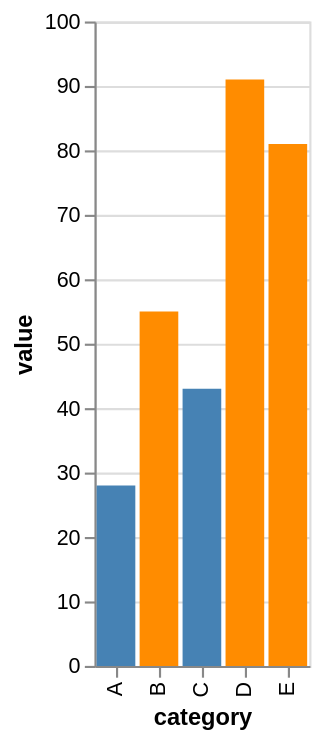

Specify this chart in Vega-Lite:
### Vega-Lite specification from a JSON file in a GitHub repository (floating-point values rounded to 4 significant figures)
{"$schema": "https://vega.github.io/schema/vega-lite/v6.json", "data": {"values": [{"category": "A", "value": 28}, {"category": "B", "value": 55}, {"category": "C", "value": 43}, {"category": "D", "value": 91}, {"category": "E", "value": 81}]}, "description": "Color by a condition test.", "encoding": {"color": {"condition": {"test": "datum.value > 50", "value": "darkorange"}, "value": "steelblue"}, "x": {"field": "category", "type": "nominal"}, "y": {"field": "value", "type": "quantitative"}}, "mark": "bar", "usermeta": {"easel": {"standin_ratio": 0.0213, "threshold": 0.05}}}
